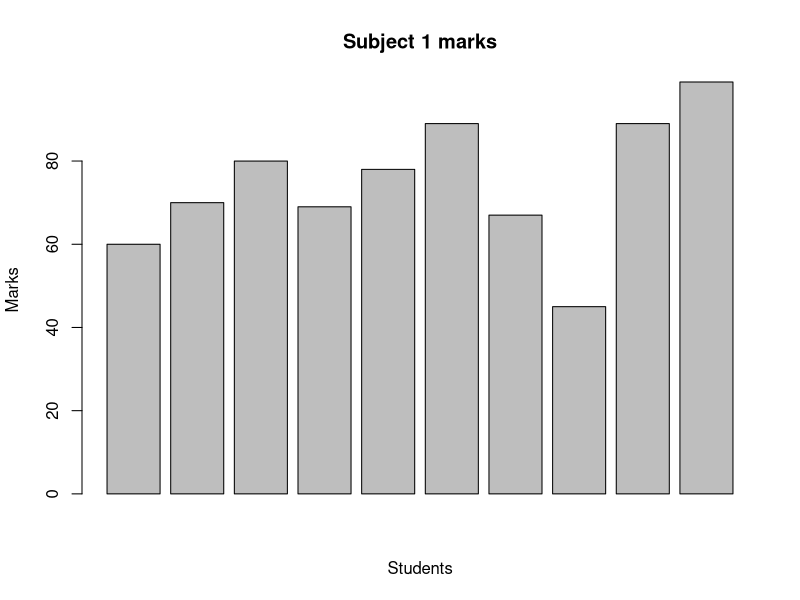
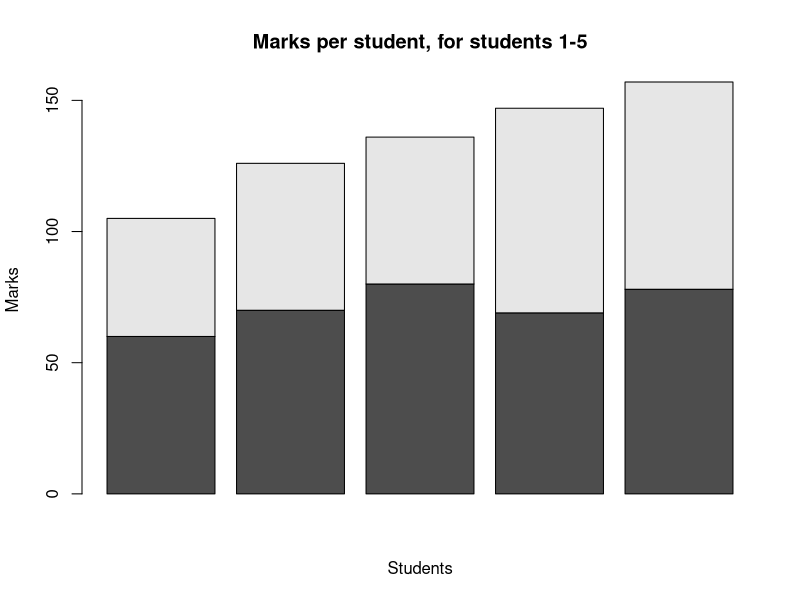
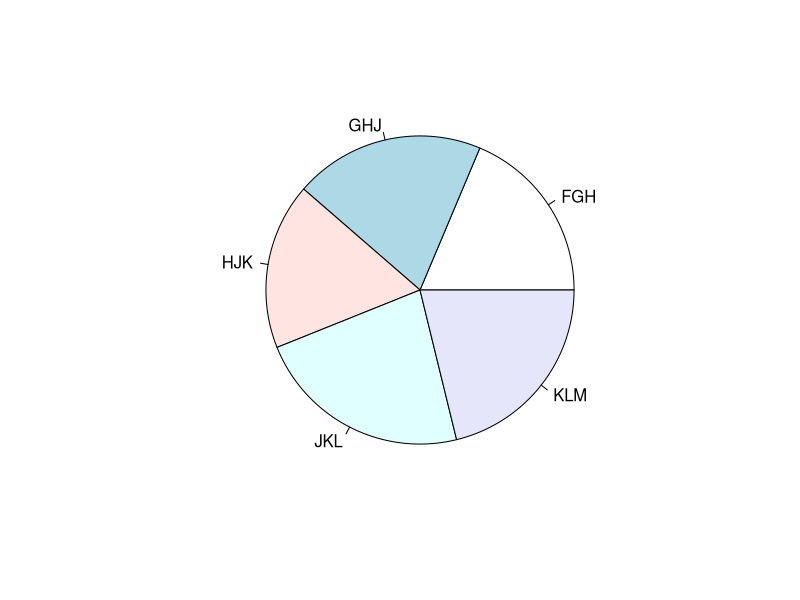
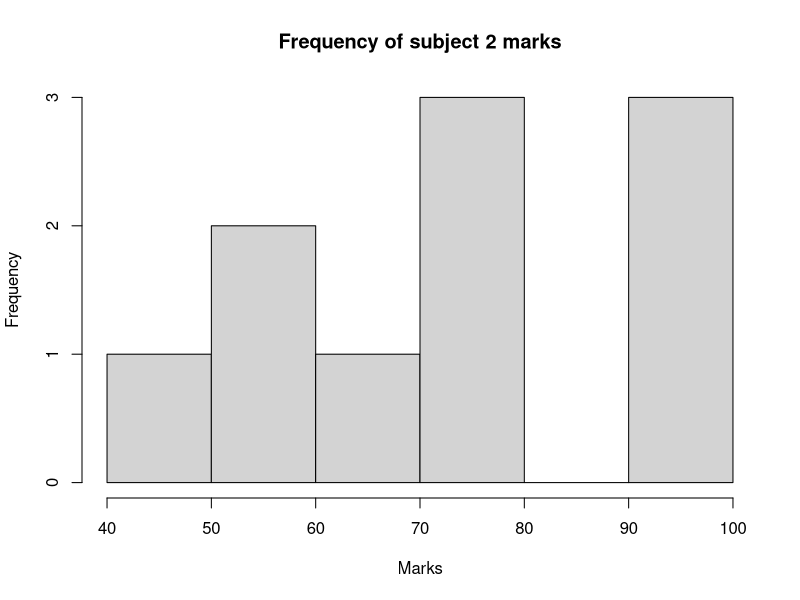
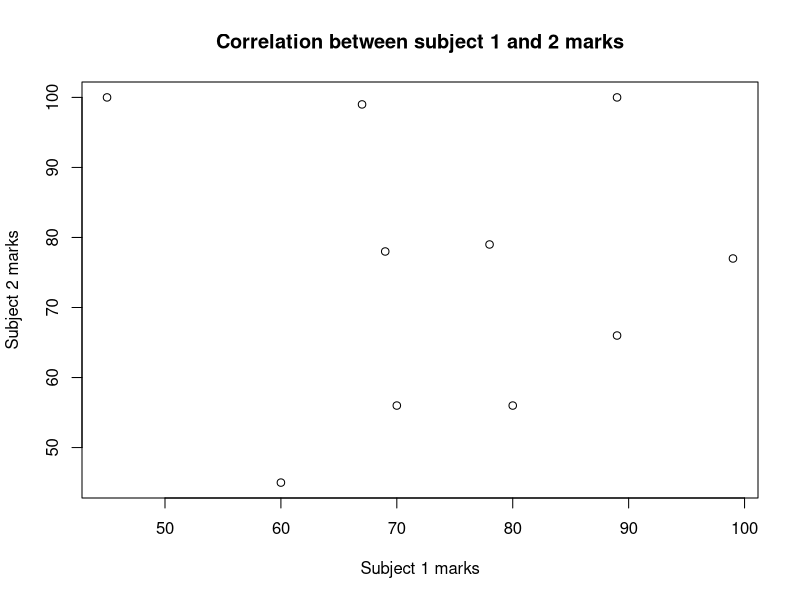
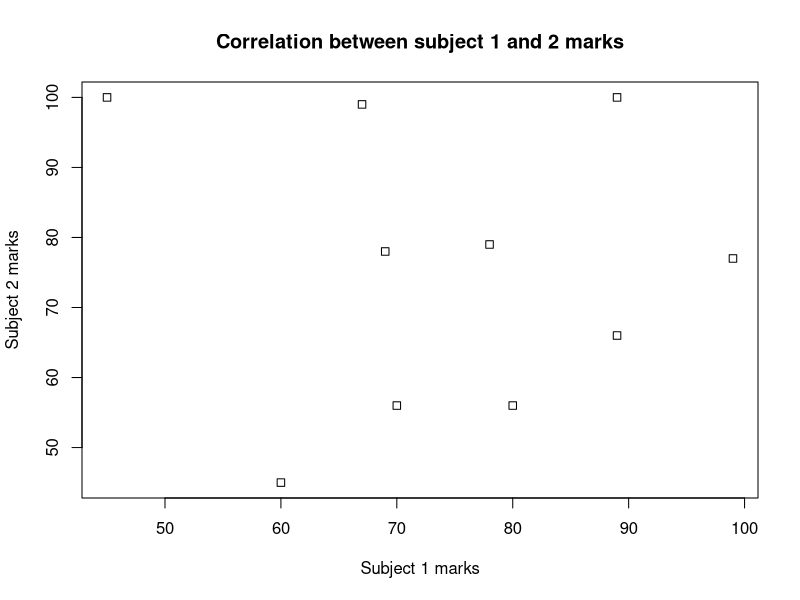

The R script that drew these images, in order:
#Create a dataset with 10 values and 3 variables.
#The variables are to be Name, Marks 1, Marks 2

#Q1: Create a barplot for Marks 1
#Q2: Create a stack bar for students 1-5
#Q3: Create a pie chart for students 6-10
#Q4: Create a histogram for Marks 2
#Q5: Create a scatter plot for Marks 1 and Marks 2
#Q6: Change the display from dots to squares

name = c("ABC", "BCD", "CDF", "DEF", "EFG", "FGH", "GHJ", "HJK", "JKL", "KLM")
mark1 = c(60, 70, 80, 69, 78, 89, 67, 45, 89, 99)
mark2 = c(45, 56, 56, 78, 79, 66, 99, 100, 100, 77)
data = data.frame(name, mark1, mark2)

#Q1
barplot(main = "Subject 1 marks", data$mark1, xlab = "Students", ylab = "Marks")

#Q2
X1 = c(data$mark1)
X2 = c(data$mark2)
A = matrix(c(X1[1:5], X2[1:5]), nrow = 2, ncol = 5, byrow = TRUE)
barplot(main = "Marks per student, for students 1-5", A, xlab = "Students", ylab = "Marks")
#CONCLUSION: mark2 for students 1-5does not rise even as total marks is larger

#Q3
X3 = c(data$mark1)
X3 = X3[6:10]
X4 = c(data$mark2)
X4 = X4[6:10]
B = matrix(c(X3) + c(X4))
pie(B, labels = name[6:10])
#CONCLUSION: Students 6-10 received similar total marks

#Q4
hist(main = "Frequency of subject 2 marks", xlab = "Marks", data$mark2)
#CONCLUSION: Greatest proportions of students received grades between 70-80 and 90-100

#Q5
plot(main = "Correlation between subject 1 and 2 marks", xlab = "Subject 1 marks", ylab = "Subject 2 marks", data$mark1, data$mark2)
#CONCLUSION: There does not seem to be much correlation between mark1 and mark2

#Q6
plot(main = "Correlation between subject 1 and 2 marks", xlab = "Subject 1 marks", ylab = "Subject 2 marks", data$mark1, data$mark2, pch = 0)
